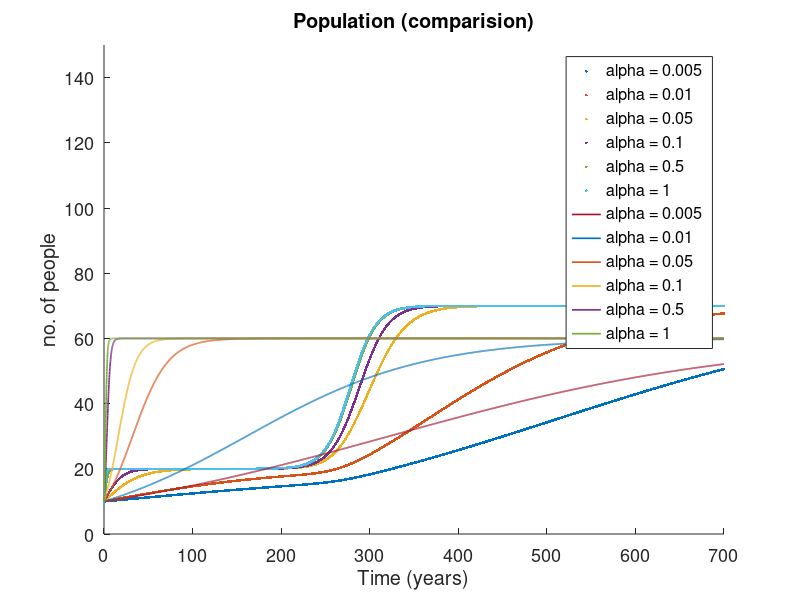

Recreate this plot in MATLAB.
close all;
clear all;
dt = 0.1;
total = 700;
iter = total / dt + 1;
t = zeros(iter, 1);
x = 0.07;
k1 = 20;
k2 = 50;set(gca,'fontsize',13)
hold on
k = zeros(iter, 1);
p = zeros(iter, 1);
alpha = [0.005, 0.01, 0.05, 0.1, 0.5, 1];
k(1) = 0.0000002;
for i = 2 : iter
    k(i) = k(i - 1) + x * k(i - 1) * (1 - k(i - 1) / k2) * dt;
    t(i) = t(i - 1) + dt;
end;
k = k + k1;
for j = 1 : 6
    p(1) = 10;
    for i = 2 : iter
        p(i) = p(i - 1) + dt * alpha(j) * p(i - 1) * (1 - p(i - 1) / k(i));
    end;
    plot(t, p,'.')
    hold on;
end;
ylim([0, 100]);
xlim([0, 700]);
legend('alpha = 0.005', 'alpha = 0.01', 'alpha = 0.05', 'alpha = 0.1', 'alpha = 0.5', 'alpha = 1');
title('Population (comparision)');
xlabel('Time (years)');
ylabel('no. of people');

dt = 0.1;
total = 700;set(gca,'fontsize',13)
hold on
iter = total / dt + 1;
t = zeros(iter, 1);
x = 0.07;
alpha = [0.005, 0.01, 0.05, 0.1, 0.5, 1] ;
p = zeros(iter, 1);
for i = 2 : iter
    t(i) = t(i - 1) + dt;
end;
k = 60;
for j = 1 : 6
    p(1) = 10;
    for i = 2 : iter
        p(i) = p(i - 1) + dt * alpha(j) * p(i - 1) * (1 - p(i - 1) / k);
    end;
    plot(t, p,'lineWidth',1.2)
    hold on;
end;
ylim([0, 150]);
xlim([0, 700]);
legend('alpha = 0.005', 'alpha = 0.01', 'alpha = 0.05', 'alpha = 0.1', 'alpha = 0.5', 'alpha = 1','alpha = 0.005', 'alpha = 0.01', 'alpha = 0.05', 'alpha = 0.1', 'alpha = 0.5', 'alpha = 1');
